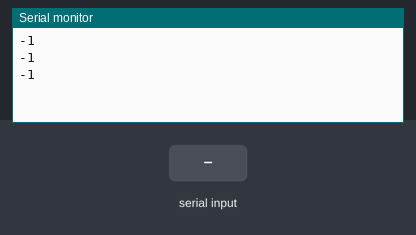
The sketch below on a simulated Arduino Uno, built with avr-gcc and run on an emulated ATmega328P. Shown: the last lines printed to the serial monitor. Inputs (shaded band) come from the test bench.

Above: at 1.2 s.
1.3 s: byte 30 received over Serial
At 1.9 s:
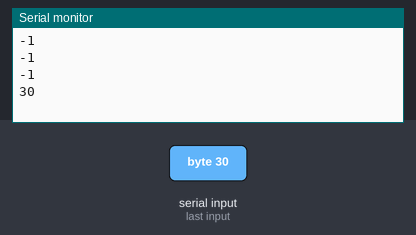
2.8 s: byte 90 received over Serial
At 3.4 s:
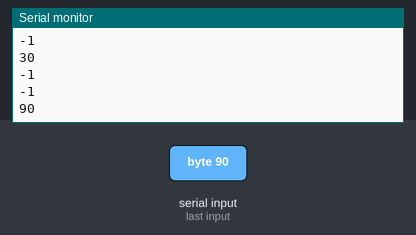
4.3 s: byte 120 received over Serial
At 4.9 s:
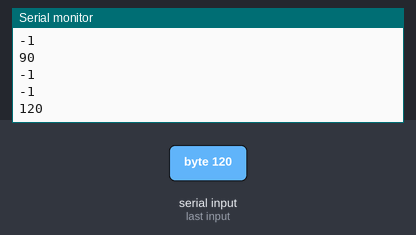
Timing chart, 0 to 7.3 s (numbered marks = the images above; inputs shaded):
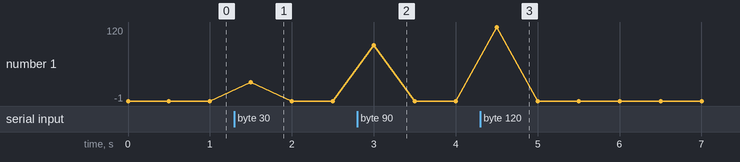

Measured:
- after the input at 1.3 s, the serial monitor: prints a new line after 0.20 s (image 1)
- after the input at 2.8 s, the serial monitor: prints a new line after 0.20 s (image 2)
- after the input at 4.3 s, the serial monitor: prints a new line after 0.20 s (image 3)

The sketch:

L293d.ino
```cpp
#include <AFMotor.h>

AF_DCMotor motor1(1);
AF_DCMotor motor2(2);
AF_DCMotor motor3(3);
AF_DCMotor motor4(4);

int bt;
void setup()
{
  Serial.begin(9600);


}


void loop() {
   int bt = Serial.read();
   Serial.println(bt);
   delay(500);

}
```
